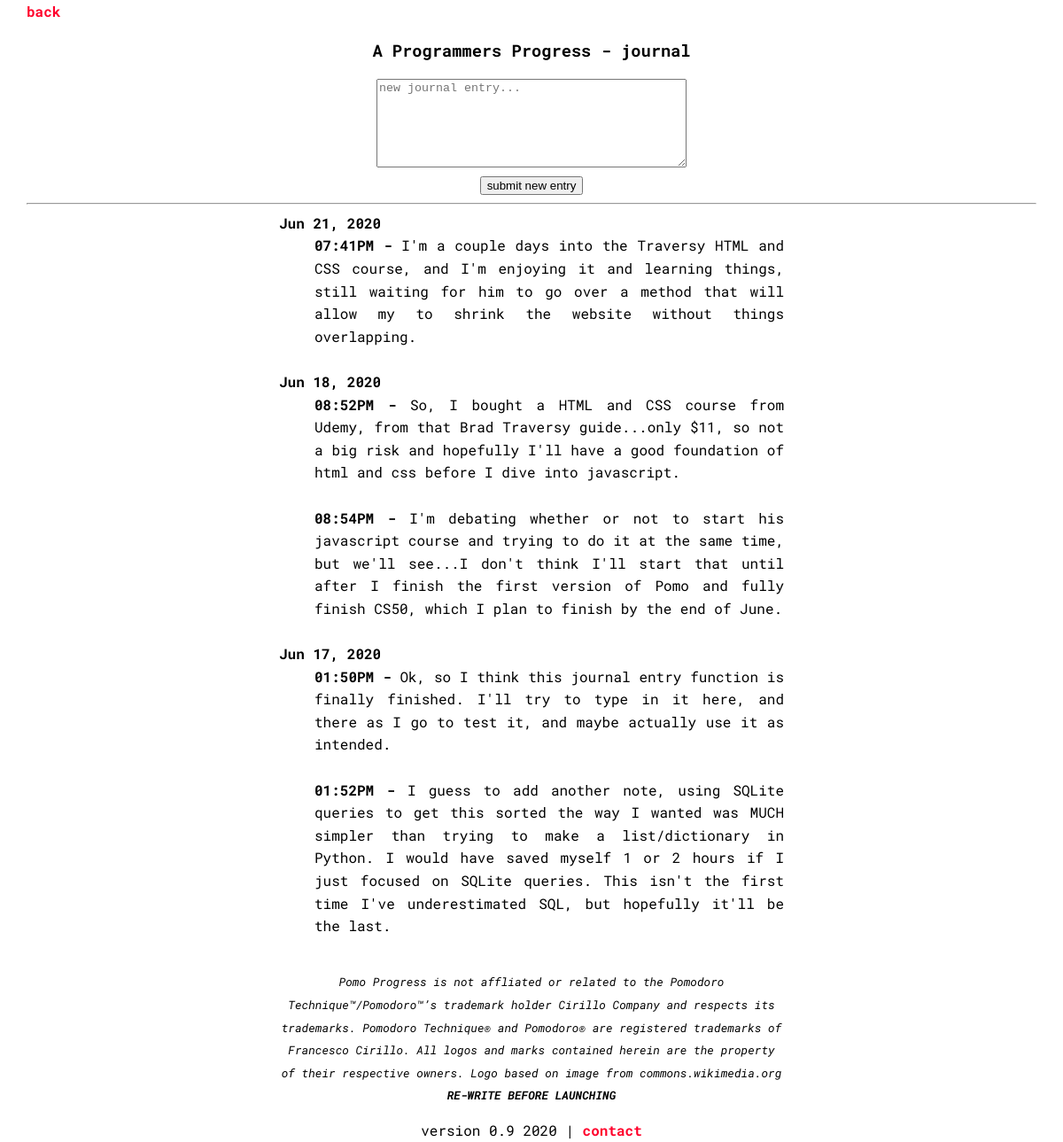
Page /journal (signed in) on the committed database.
### tables this page shows
CREATE TABLE journal (entry_id INTEGER PRIMARY KEY, table_id INTEGER REFERENCES tables (id), entry TEXT NOT NULL, date TEXT, time TEXT, datetime DEFAULT (CURRENT_DATE), time_exact TEXT DEFAULT (CURRENT_TIME));

### app.py (the view)
@app.route('/journal', methods=["GET","POST"])
def journal():
    db = SQL("sqlite:///pomodoro.db")
    if request.method == "POST":
        date = datetime.today()
        date_date = date.strftime('%b %d, %Y')
        date_time = date.strftime('%I:%M%p')
        previous_entries = db.execute("SELECT date FROM journal WHERE date=:date AND table_id=:table_id", date = date_date, table_id=session['table_id'])
        if len(previous_entries) == 1 or len(previous_entries) > 1:
            session['journal_same_date'] = False
        else:
            session['journal_same_date'] = True
        if session['journal_same_date'] == True:
            db.execute("INSERT INTO journal (table_id, entry, date, time) VALUES (?, ?, ?, ?)", session['table_id'], request.form.get("entry"), date_date, date_time)
        else:
            db.execute("INSERT INTO journal (table_id, entry, date, time) VALUES (?, ?, '', ?)", session['table_id'], request.form.get("entry"), date_time)
        return redirect('/journal')
    else:
        journal_data = db.execute("SELECT * FROM journal WHERE table_id=:table_id ORDER BY datetime DESC, time_exact ASC", table_id=session['table_id'])
        return render_template('journal.html', session=session, journal_data=journal_data)

### templates/journal.html (shortened to what this page needs)
{% extends 'base.html' %}
{% block header %}
    <a href='/home'>back</a>
    <center><h3>{{ session['table_name'] }} - journal</h3></center>
{% endblock %}
{% block main %}
<center>
    <form action="/journal" method="post">
        <textarea class="entry" name="entry" placeholder="new journal entry..." type="text" required></textarea>
        <br>
        <input name="submit_entry" value="submit new entry" type="submit">
    </form>
    <hr>
</center>
<center>
        <div class="journal">
            {% for row in journal_data %}
                {% if row['date'] != '' %}
                    <dt><strong>{{ row['date'] }}</strong></dt>
                    <dd><strong><font size="3px">{{ row['time'] }}&nbsp;-&nbsp;</font></strong>{{ row['entry'] }}</dd>
                    <br>
                {% else %}
                    <dd><strong><font size="3px">{{ row['time'] }}&nbsp;-&nbsp;</font></strong>{{ row['entry'] }}</dd>
                    <br>
                {% endif %}
            {% endfor %}
        </div>
</center>
{% endblock %}

### static/global.css (style rules this page uses)
* { box-sizing: border-box; }
body { align-content: center; margin: auto; width: 95%; font-family: 'Roboto Mono', monospace; font-size: 1em; line-height: 1.6em; box-sizing: border-box; position: relative; }
a { font-weight: bolder; text-decoration: none; color: rgb(255, 0, 43); }
.journal { width: 50%; text-align: justify; }
textarea { height: 100px; width: 350px; }

### rows in the picture
journal: date "Jun 21, 2020", time "07:41PM", entry "I'm a couple days into the Traversy HTML and CSS course, and I'm enjoying it and learning things, still waiting for him to go over a method that will allow my to shrink the website without things overlapping."
journal: date "Jun 18, 2020", time "08:52PM", entry "So, I bought a HTML and CSS course from Udemy, from that Brad Traversy guide...only $11, so not a big risk and hopefully I'll have a good foundation of html and css before I dive into javascript."
journal: time "08:54PM", entry "I'm debating whether or not to start his javascript course and trying to do it at the same time, but we'll see...I don't think I'll start that until after I finish the first version of Pomo and fully finish CS50, which I plan to finish by the end of June."
journal: date "Jun 17, 2020", time "01:50PM", entry "Ok, so I think this journal entry function is finally finished. I'll try to type in it here, and there as I go to test it, and maybe actually use it as intended."
journal: time "01:52PM", entry "I guess to add another note, using SQLite queries to get this sorted the way I wanted was MUCH simpler than trying to make a list/dictionary in Python. I would have saved myself 1 or 2 hours if I just focused on SQLite queries. This isn't the first time I've underestimated SQL, but hopefully it'll be the last."

### other values in the picture
{{ session['table_name'] }} "A Programmers Progress"
